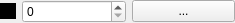
<?xml version="1.0" encoding="UTF-8"?>
<ui version="4.0">
 <class>Form</class>
 <widget class="QWidget" name="Form">
  <property name="geometry">
   <rect>
    <x>0</x>
    <y>0</y>
    <width>235</width>
    <height>23</height>
   </rect>
  </property>
  <property name="windowTitle">
   <string>Form</string>
  </property>
  <layout class="QHBoxLayout" name="horizontalLayout">
   <property name="leftMargin">
    <number>0</number>
   </property>
   <property name="topMargin">
    <number>0</number>
   </property>
   <property name="rightMargin">
    <number>0</number>
   </property>
   <property name="bottomMargin">
    <number>0</number>
   </property>
   <item>
    <widget class="QLabel" name="colorLabel">
     <property name="minimumSize">
      <size>
       <width>16</width>
       <height>16</height>
      </size>
     </property>
     <property name="maximumSize">
      <size>
       <width>16</width>
       <height>16</height>
      </size>
     </property>
     <property name="styleSheet">
      <string notr="true">background: black;</string>
     </property>
     <property name="text">
      <string/>
     </property>
    </widget>
   </item>
   <item>
    <widget class="LongSpinBox" name="colorSpin"/>
   </item>
   <item>
    <widget class="QPushButton" name="editButton">
     <property name="sizePolicy">
      <sizepolicy hsizetype="Minimum" vsizetype="Fixed">
       <horstretch>0</horstretch>
       <verstretch>0</verstretch>
      </sizepolicy>
     </property>
     <property name="text">
      <string>...</string>
     </property>
    </widget>
   </item>
  </layout>
 </widget>
 <customwidgets>
  <customwidget>
   <class>LongSpinBox</class>
   <extends>QSpinBox</extends>
   <header location="global">toolset.gui.widgets.long_spinbox</header>
  </customwidget>
 </customwidgets>
 <resources/>
 <connections/>
</ui>
